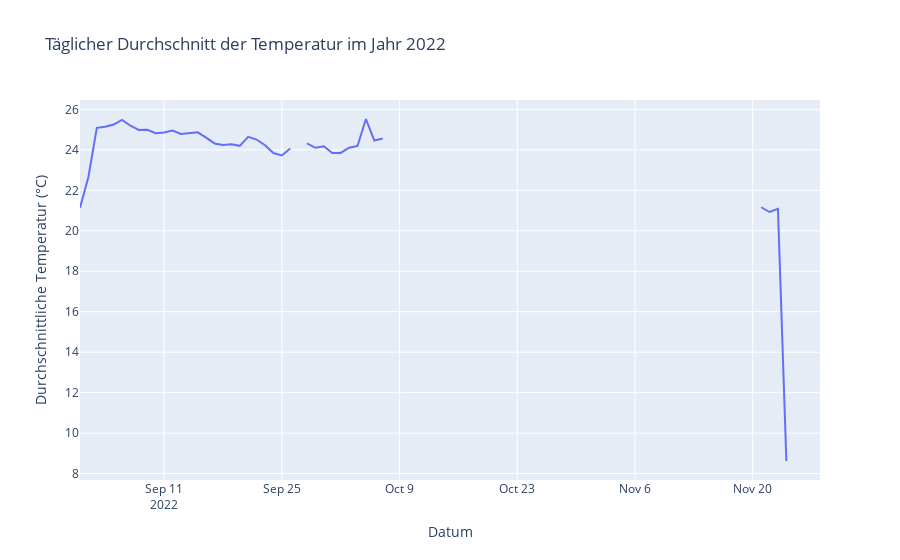

Notebook code cell kept with this figure:
### Code cell
fig = px.line(daily_avg_temp_2022, x='date_time', y='tmp', title='Täglicher Durchschnitt der Temperatur im Jahr 2022',
              labels={'date_time': 'Datum', 'tmp': 'Durchschnittliche Temperatur (°C)'})

fig.show()
